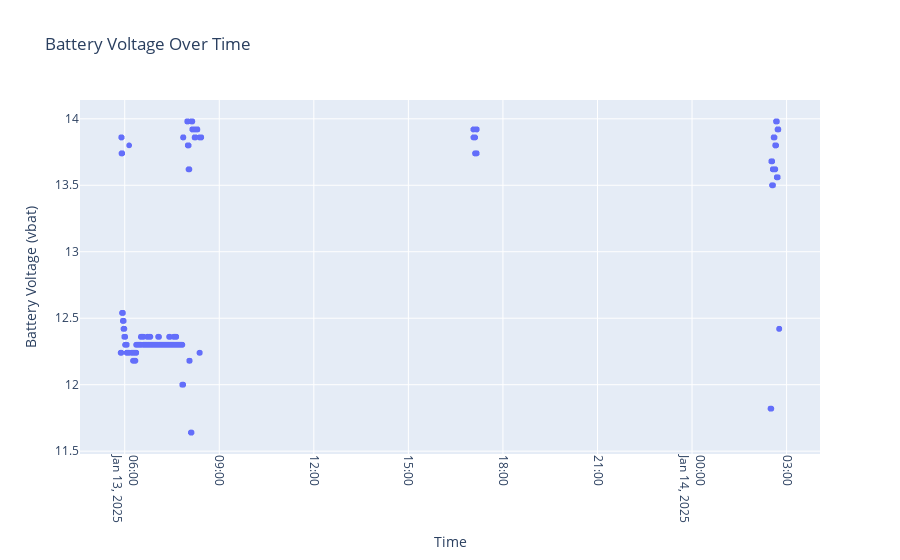

Here is the notebook cell this chart was saved with:
### Code cell
import plotly.express as px

fig = px.scatter(df, x="time", y="vbat", title="Battery Voltage Over Time")
fig.update_layout(xaxis_title="Time", yaxis_title="Battery Voltage (vbat)", xaxis=dict(tickangle=90))
fig.show()

### Figure 1 — Plotly figure (JSON) as saved in the notebook; plotly's stock layout.template omitted (floating-point values rounded to 4 significant figures; data arrays with more than 128 entries replaced by an {"elided": "..."} marker saying what was removed)
{"data": [{"hovertemplate": "time=%{x}<br>vbat=%{y}<extra></extra>", "legendgroup": "", "marker": {"color": "#636efa", "symbol": "circle"}, "mode": "markers", "name": "", "showlegend": false, "type": "scattergl", "x": {"elided": "45440 str values"}, "xaxis": "x", "y": {"elided": "45440 float values"}, "yaxis": "y"}], "layout": {"legend": {"tracegroupgap": 0}, "title": {"text": "Battery Voltage Over Time"}, "xaxis": {"anchor": "y", "domain": [0, 1], "tickangle": 90, "title": {"text": "Time"}}, "yaxis": {"anchor": "x", "domain": [0, 1], "title": {"text": "Battery Voltage (vbat)"}}}}
